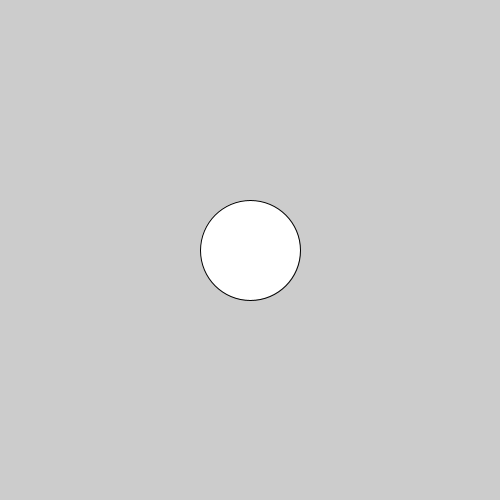
Frame 1 (no input)
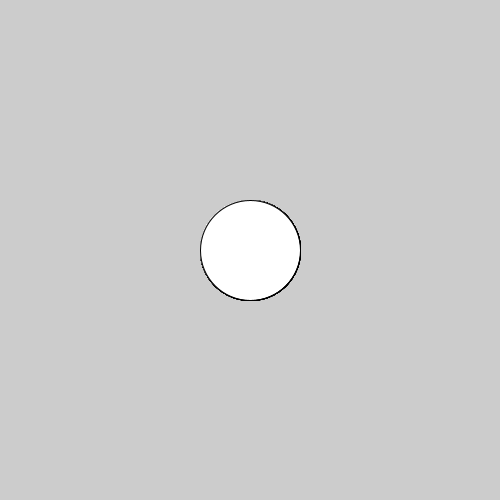
Frame 60 (the mouse pressed at the canvas centre just before this capture)
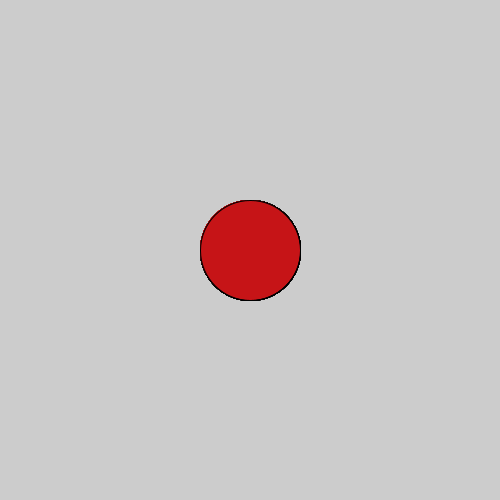
Frame 120 (the mouse held since frame 60 and released just before this capture)

The Processing sketch that drew these frames (run headless with seeded random() and noise(); from frame 60 on, the mouse is pressed at the canvas centre):

// Processing sketch: LogcialDot
// ── LogcialDot.pde
void setup(){
size(500,500);
}
void draw(){
  if(mousePressed){
    fill(#C61417);
  }
ellipse(250,250,100,100);
}
